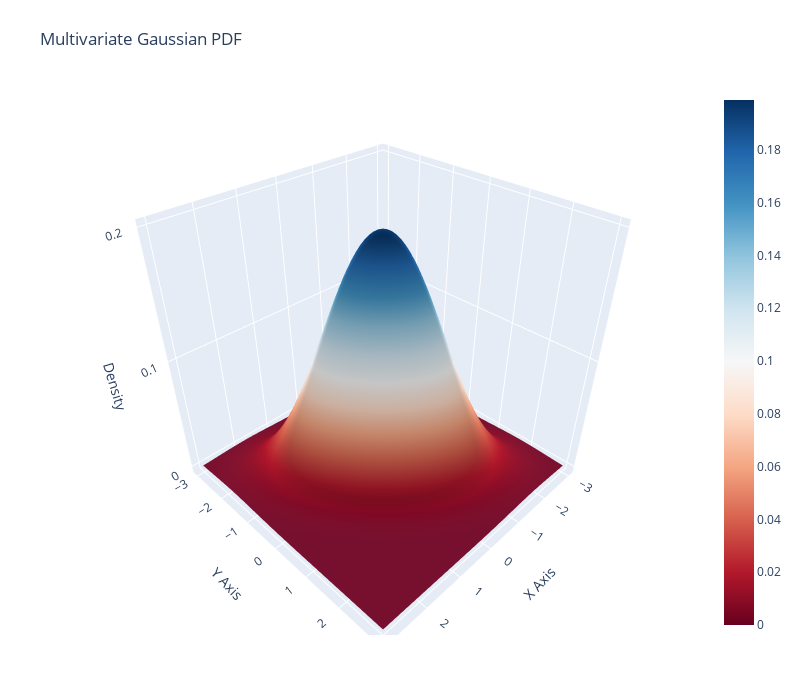

Here is the notebook cell this chart was saved with:
### Markdown cell above
3D plot: multivariate_normal density with plotly

### Code cell
# mean and covariance
mu = np.array([0, 0])
sigma = np.array(
    [
        [1, -0.6],
        [-0.6, 1],
    ]
)

# create a grid of points
x = np.linspace(-3, 3, 100)
y = np.linspace(-3, 3, 100)
X, Y = np.meshgrid(x, y)
pos = np.dstack((X, Y))

# calculate PDF values
rv = stats.multivariate_normal(mu, sigma)
Z = rv.pdf(pos)

# create the plotly surface plot
fig = go.Figure(data=[go.Surface(z=Z, x=X, y=Y, colorscale="viridis")])

fig.update_layout(
    title="Multivariate Gaussian PDF",
    scene={"xaxis_title": "X Axis", "yaxis_title": "Y Axis", "zaxis_title": "Density"},
    autosize=False,
    width=800,
    height=700,
    margin={"l": 65, "r": 50, "b": 65, "t": 90},
)

fig.show()

### Figure 1 — Plotly figure (JSON) as saved in the notebook; plotly's stock layout.template omitted (floating-point values rounded to 4 significant figures; data arrays with more than 128 entries replaced by an {"elided": "..."} marker saying what was removed)
{"data": [{"colorscale": [[0, "rgb(103,0,31)"], [0.1, "rgb(178,24,43)"], [0.2, "rgb(214,96,77)"], [0.3, "rgb(244,165,130)"], [0.4, "rgb(253,219,199)"], [0.5, "rgb(247,247,247)"], [0.6, "rgb(209,229,240)"], [0.7, "rgb(146,197,222)"], [0.8, "rgb(67,147,195)"], [0.9, "rgb(33,102,172)"], [1, "rgb(5,48,97)"]], "type": "surface", "x": {"elided": "100x100 float values"}, "y": {"elided": "100x100 float values"}, "z": {"elided": "100x100 float values"}}], "layout": {"autosize": false, "height": 700, "margin": {"b": 65, "l": 65, "r": 50, "t": 90}, "scene": {"xaxis": {"title": {"text": "X Axis"}}, "yaxis": {"title": {"text": "Y Axis"}}, "zaxis": {"title": {"text": "Density"}}}, "title": {"text": "Multivariate Gaussian PDF"}, "width": 800}}
